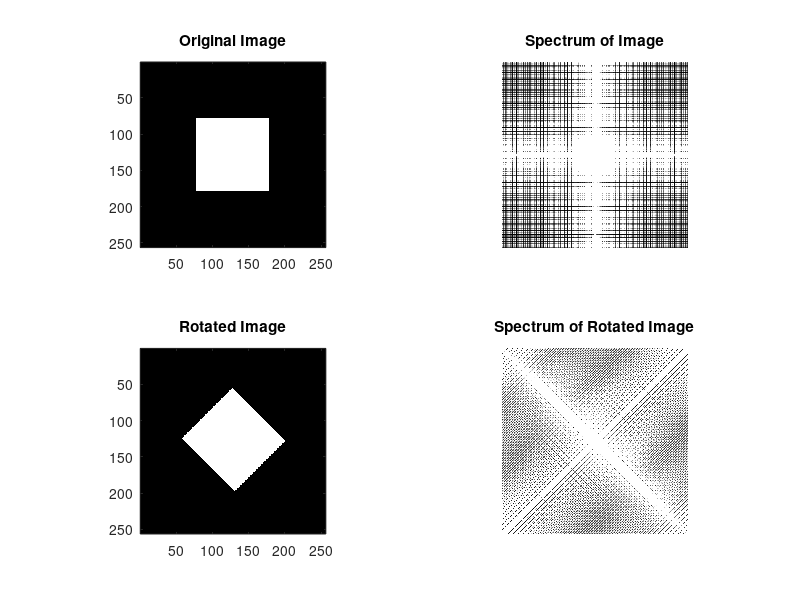

The MATLAB script that drew this image:


% Example 2: Spectrum and reconstruction of an image with magnitude and
% phase spectrums

clear; close all; clc;
a=zeros(256,256); 
a(78:178,78:178)=1; 

figure(); 
subplot(2,2,1); imshow(a);title('Original Image'); axis on;
%%
af=fftshift(fft2(a)); 
subplot(2,2,2);imshow(abs(af));title('Spectrum of Image');
%%
% Now rotated the image by 45 degrees
[x,y] = meshgrid(1:256,1:256);
b=(x+y<329)&(x+y>182)&(x-y>-67)&(x-y<73); 
subplot(2,2,3);imshow(b);title('Rotated Image');axis on;
%%
bf = abs(fftshift(fft2(b)));
subplot(2,2,4);imshow(bf);title('Spectrum of Rotated Image');